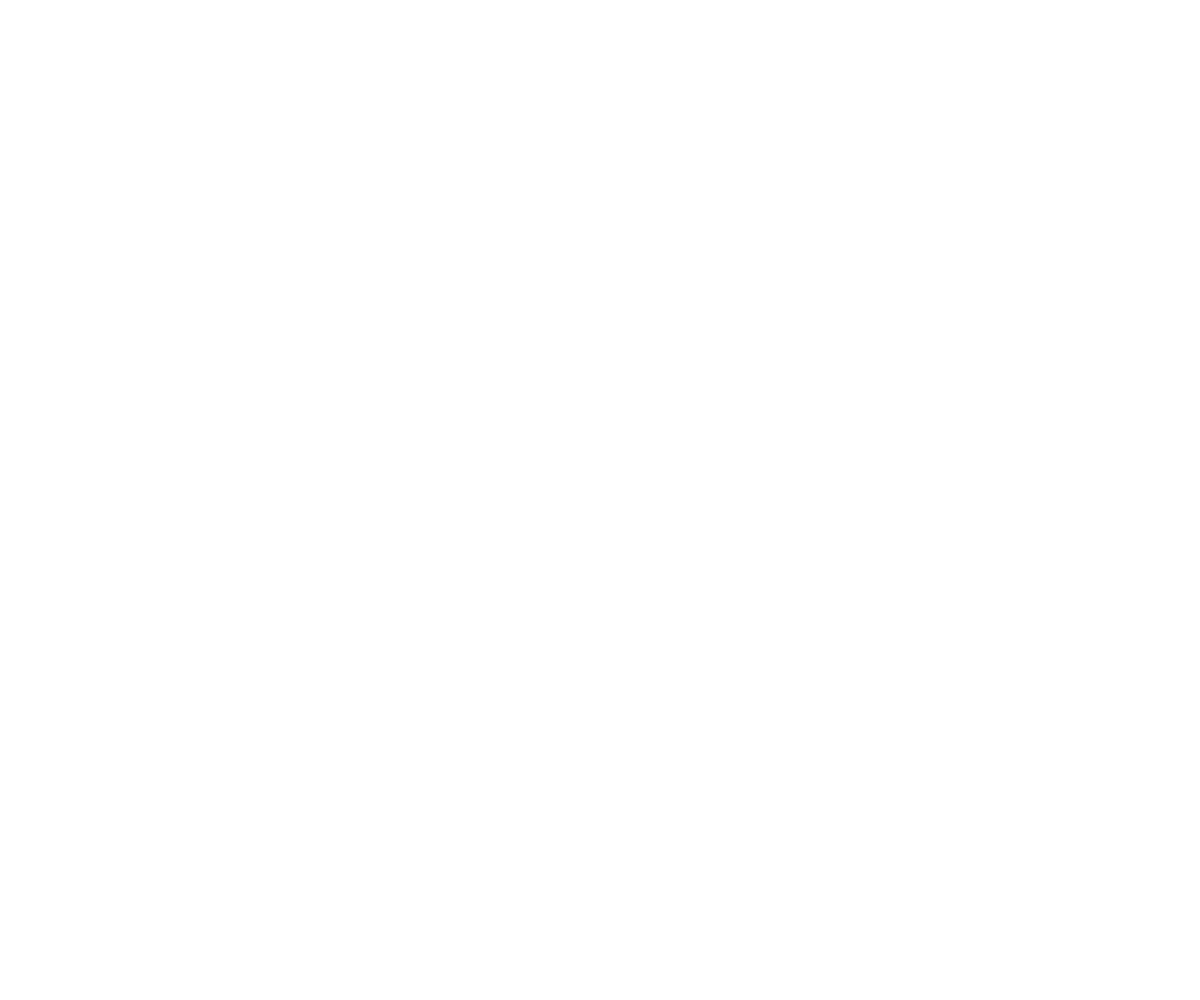
Frame 1 (no input)
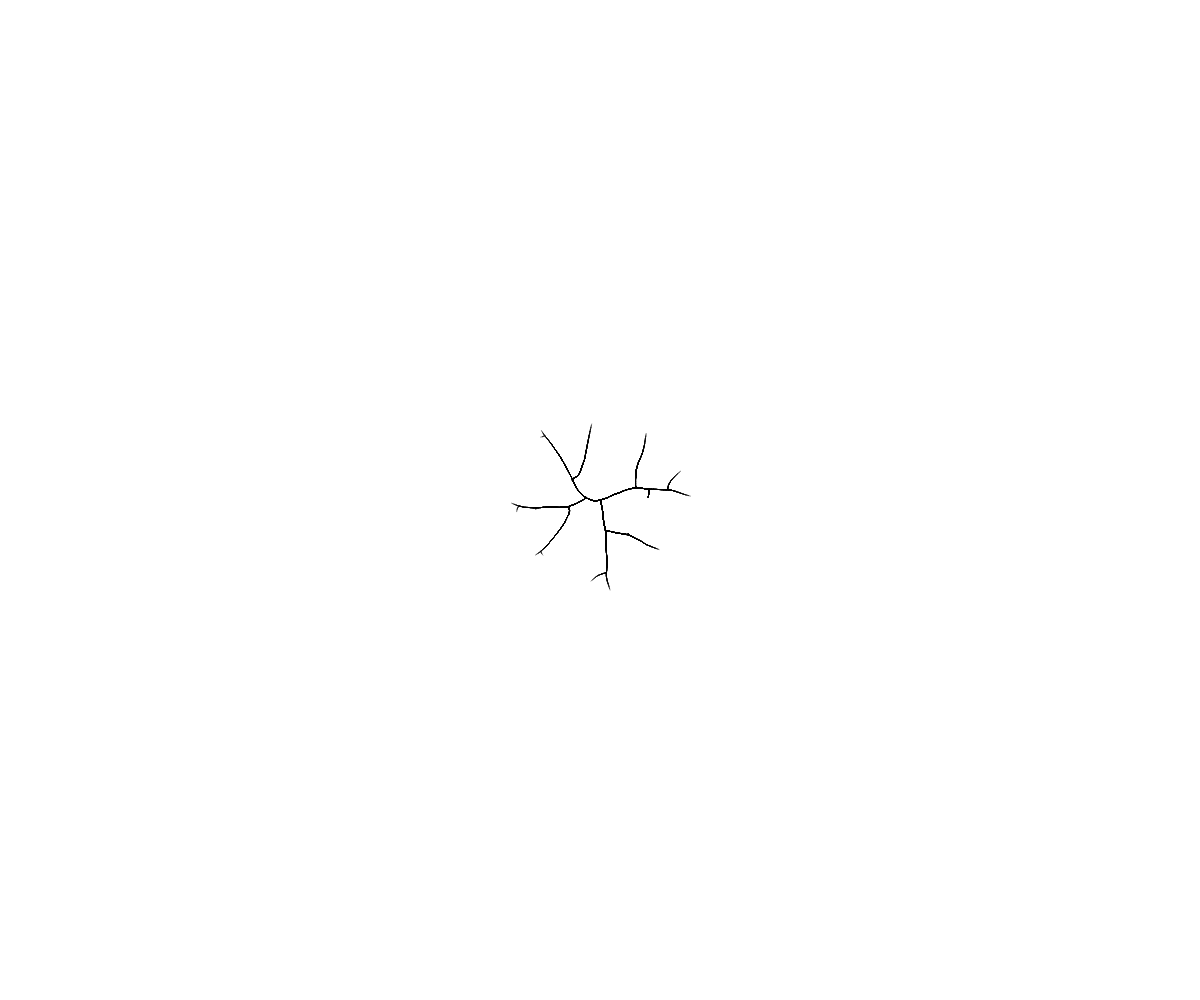
Frame 60 (no input)
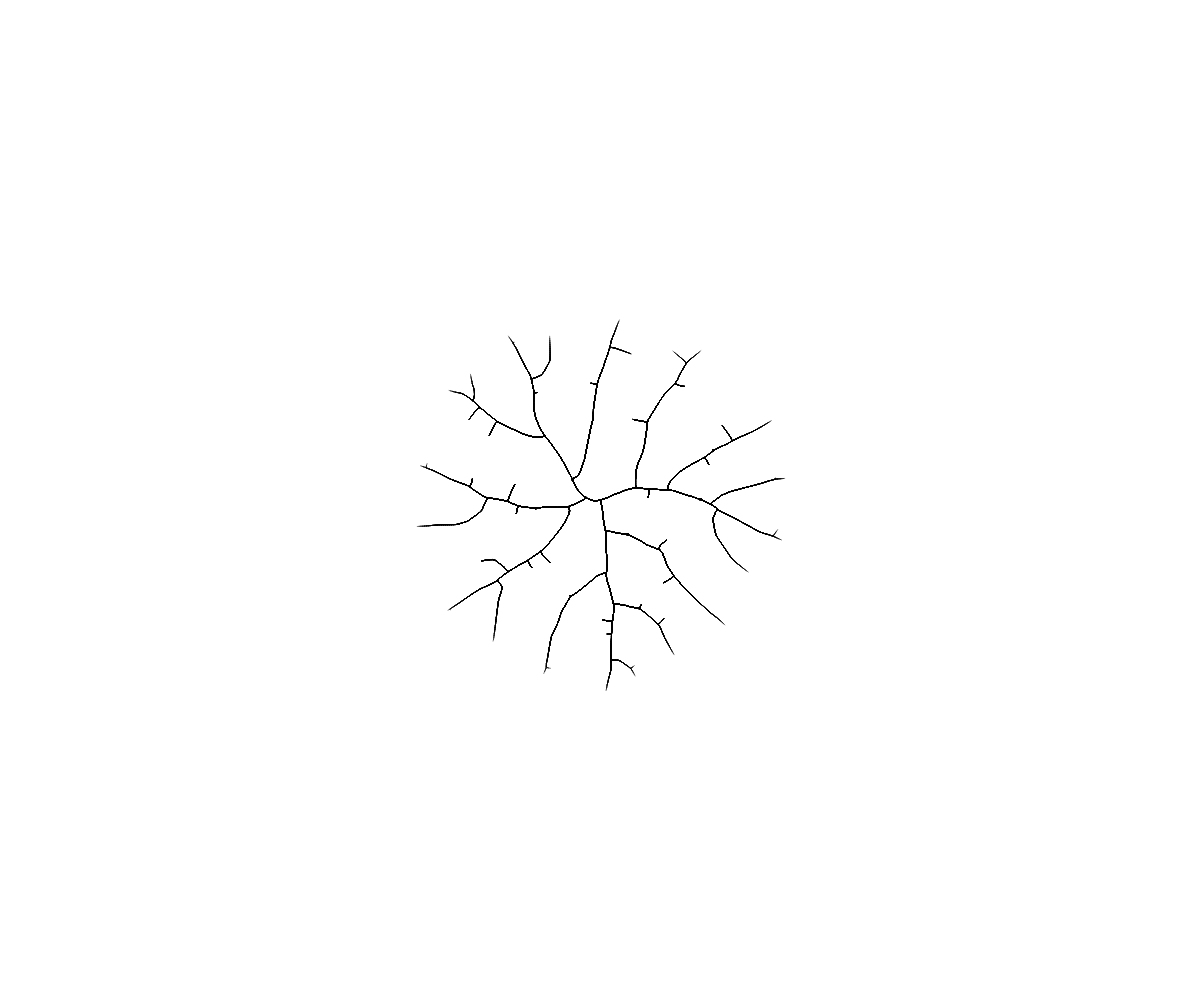
Frame 120 (the mouse pressed at the canvas centre since frame 60)

The p5.js sketch that drew these frames (run headless with seeded random() and noise() and a simulated clock; from frame 60 on, the mouse is pressed at the canvas centre):

// p5.js sketch
// ── sketch.js
// Coding Rainbow
// Daniel Shiffman
// http://patreon.com/codingtrain
// Code for: https://youtu.be/kKT0v3qhIQY

var tree;
var max_dist = 100;
var min_dist = 10;

function setup() {
  createCanvas(windowWidth, windowHeight);
  tree = new Tree();
}

function draw() {
  background(0, 0);
  tree.show();
  tree.grow();
}

// ── branch.js
// Coding Rainbow
// Daniel Shiffman
// http://patreon.com/codingtrain
// Code for: https://youtu.be/kKT0v3qhIQY

function Branch(parent, pos, dir) {
  this.pos = pos;
  this.parent = parent;
  this.dir = dir;
  this.origDir = this.dir.copy();
  this.count = 0;
  this.len = 2;

  this.reset = function() {
    this.dir = this.origDir.copy();
    this.count = 0;
  }


  this.next = function() {
    var nextDir = p5.Vector.mult(this.dir, this.len);
    var nextPos = p5.Vector.add(this.pos, nextDir);
    var nextBranch = new Branch(this, nextPos, this.dir.copy());
    return nextBranch;
  }

  this.show = function() {
    if (parent != null) {
      stroke(1);
      strokeWeight(0.5);
      line(this.pos.x, this.pos.y, this.parent.pos.x, this.parent.pos.y);
    }

  }
}

// ── leaf.js
// Coding Rainbow
// Daniel Shiffman
// http://patreon.com/codingtrain
// Code for: https://youtu.be/kKT0v3qhIQY

function Leaf() {
  this.pos = createVector(random(width), random(height));
  this.reached = false;

  this.show = function() {
    fill(0);
    noStroke(0);
    ellipse(this.pos.x, this.pos.y, 0, 0);
  }

}

// ── style.css
html, body {
  margin: 0;
  padding: 0;
}
canvas {
  display: block;
}

#output {
    font-size: 21px;
    color: black; 
}
// ── tree.js
// Coding Rainbow
// Daniel Shiffman
// http://patreon.com/codingtrain
// Code for: https://youtu.be/kKT0v3qhIQY

function Tree() {
  this.leaves = [];
  this.branches = [];

  for (var i = 0; i < 1500; i++) {
    this.leaves.push(new Leaf());
  }
  var pos = createVector(width / 2, height/ 2);
  var dir = createVector(0, -1);
  var root = new Branch(null, pos, dir);
  this.branches.push(root);
  var current = root;
  var found = false;
  while (!found) {
    for (var i = 0; i < this.leaves.length; i++) {
      var d = p5.Vector.dist(current.pos, this.leaves[i].pos);
      if (d < max_dist) {
        found = true;
      }
    }
    if (!found) {
      var branch = current.next();
      current = branch;
      this.branches.push(current);
    }
  }

  this.grow = function() {
    for (var i = 0; i < this.leaves.length; i++) {
      var leaf = this.leaves[i];
      var closestBranch = null;
      var record = max_dist;
      for (var j = 0; j < this.branches.length; j++) {
        var branch = this.branches[j];
        var d = p5.Vector.dist(leaf.pos, branch.pos);
        if (d < min_dist) {
          leaf.reached = true;
          closestBranch = null;
          break;
        } else if (d < record) {
          closestBranch = branch;
          record = d;
        }
      }

      if (closestBranch != null) {
        var newDir = p5.Vector.sub(leaf.pos, closestBranch.pos);
        newDir.normalize();
        closestBranch.dir.add(newDir);
        closestBranch.count++;
      }
    }

    for (var i = this.leaves.length - 1; i >= 0; i--) {
      if (this.leaves[i].reached) {
        this.leaves.splice(i, 1);
      }
    }

    for (var i = this.branches.length - 1; i >= 0; i--) {
      var branch = this.branches[i];
      if (branch.count > 0) {
        branch.dir.div(branch.count + 1);
        this.branches.push(branch.next());
        branch.reset();
      }
    }
  }





  this.show = function() {
    for (var i = 0; i < this.leaves.length; i++) {
      this.leaves[i].show();
    }

    for (var i = 0; i < this.branches.length; i++) {
      this.branches[i].show();
    }

  }

}
